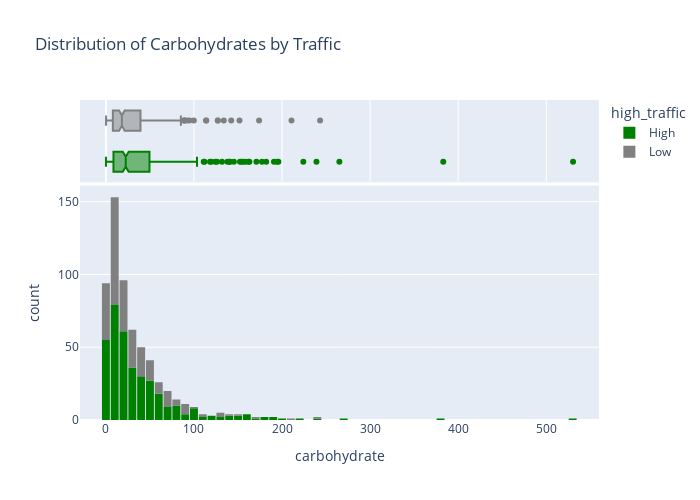

Notebook source saved alongside this figure:
### Markdown cell above
**Carbohydrates**

### Code cell
fig = px.histogram(train_df,
                   x='carbohydrate',
                   marginal='box',
                   color='high_traffic',
                   color_discrete_sequence=['green','grey'],
                   title='Distribution of Carbohydrates by Traffic')
fig.update_layout(bargap=0.1)
fig.update_layout(width=700, height=500)
fig.show()

### Figure 1 — Plotly figure (JSON) as saved in the notebook; plotly's stock layout.template omitted (floating-point values rounded to 4 significant figures; data arrays with more than 128 entries replaced by an {"elided": "..."} marker saying what was removed)
{"data": [{"alignmentgroup": "True", "bingroup": "x", "hovertemplate": "high_traffic=High<br>carbohydrate=%{x}<br>count=%{y}<extra></extra>", "legendgroup": "High", "marker": {"color": "green", "pattern": {"shape": ""}}, "name": "High", "offsetgroup": "High", "orientation": "v", "showlegend": true, "type": "histogram", "x": {"elided": "365 float values"}, "xaxis": "x", "yaxis": "y"}, {"alignmentgroup": "True", "hovertemplate": "high_traffic=High<br>carbohydrate=%{x}<extra></extra>", "legendgroup": "High", "marker": {"color": "green"}, "name": "High", "notched": true, "offsetgroup": "High", "showlegend": false, "type": "box", "x": {"elided": "365 float values"}, "xaxis": "x2", "yaxis": "y2"}, {"alignmentgroup": "True", "bingroup": "x", "hovertemplate": "high_traffic=Low<br>carbohydrate=%{x}<br>count=%{y}<extra></extra>", "legendgroup": "Low", "marker": {"color": "grey", "pattern": {"shape": ""}}, "name": "Low", "offsetgroup": "Low", "orientation": "v", "showlegend": true, "type": "histogram", "x": {"elided": "249 float values"}, "xaxis": "x", "yaxis": "y"}, {"alignmentgroup": "True", "hovertemplate": "high_traffic=Low<br>carbohydrate=%{x}<extra></extra>", "legendgroup": "Low", "marker": {"color": "grey"}, "name": "Low", "notched": true, "offsetgroup": "Low", "showlegend": false, "type": "box", "x": {"elided": "249 float values"}, "xaxis": "x2", "yaxis": "y2"}], "layout": {"bargap": 0.1, "barmode": "relative", "height": 500, "legend": {"title": {"text": "high_traffic"}, "tracegroupgap": 0}, "title": {"text": "Distribution of Carbohydrates by Traffic"}, "width": 700, "xaxis": {"anchor": "y", "domain": [0, 1], "title": {"text": "carbohydrate"}}, "xaxis2": {"anchor": "y2", "domain": [0, 1], "matches": "x", "showgrid": true, "showticklabels": false}, "yaxis": {"anchor": "x", "domain": [0, 0.7326], "title": {"text": "count"}}, "yaxis2": {"anchor": "x2", "domain": [0.7426, 1], "matches": "y2", "showgrid": false, "showline": false, "showticklabels": false, "ticks": ""}}}
